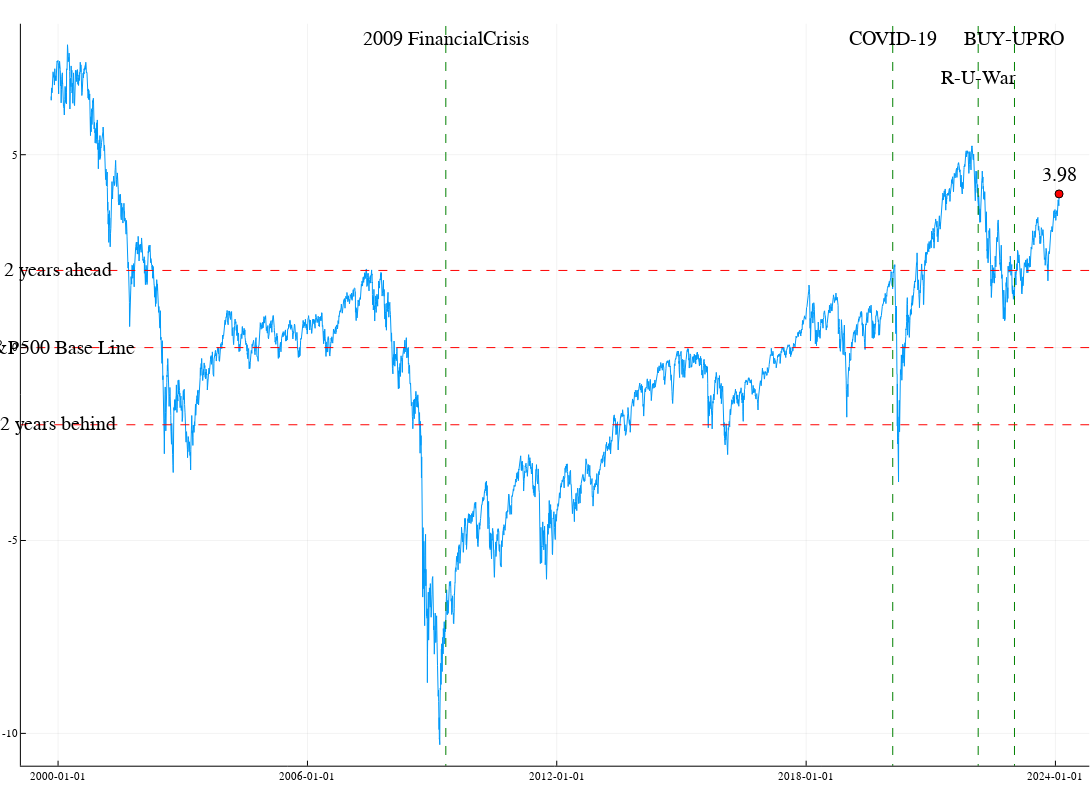

Notebook cell for this chart:
### Code cell
latest_plot = plot(data.timestamp, data.year_adjusted_log_close, label=false, size=(1600,800))

# Add special events to the plot
add_event("2009-05-01", "2009\nFinancialCrisis", 8)
add_event("2020-02-01", "COVID-19", 8)
add_event("2022-02-21", "R-U-War", 7)
add_event("2023-01-06", "BUY-UPRO", 8)

# Add lines represent how many years the price is ahead or behind
date_annotate = Date("2000-01-01", "yyyy-mm-dd")
hline!([0], label=false, color=:red, linestyle=:dash)
annotate!(date_annotate, 0, text("S&P500 Base Line"))
hline!([2], label=false, color=:red, linestyle=:dash)
annotate!(date_annotate, 2, text("2 years ahead"))
hline!([-2], label=false, color=:red, linestyle=:dash)
annotate!(date_annotate, -2, text("2 years behind"))

# Add current price position with rounded year value
scatter!([data.timestamp[1]], [data.year_adjusted_log_close[1]], label=false, color=:red, markershape=:circle)
annotate!(data.timestamp[1], data.year_adjusted_log_close[1]+0.5, text("$(round(data.year_adjusted_log_close[1], digits=2))"))

# Save plot to file before display
file_name = "results/"*Dates.format(now(), "yyyy-mm-dd")*".png"
isfile(file_name) && rm(file_name)
savefig(latest_plot, file_name);

display(latest_plot)

### Figure 1 — Plotly figure (JSON) as saved in the notebook; plotly's stock layout.template omitted (floating-point values rounded to 4 significant figures; data arrays with more than 128 entries replaced by an {"elided": "..."} marker saying what was removed)
{"data": [{"colorbar": {"len": 0.9763, "title": "", "x": 0.9975, "y": 0.5069}, "legendgroup": "", "line": {"color": "rgba(0, 154, 250, 1.000)", "dash": "solid", "shape": "linear", "width": 1}, "mode": "lines", "name": "", "showlegend": false, "type": "scatter", "x": {"elided": "6103 int values"}, "xaxis": "x", "y": {"elided": "6103 float values"}, "yaxis": "y"}, {"colorbar": {"len": 0.9763, "title": "", "x": 0.9975, "y": 0.5069}, "legendgroup": "", "line": {"color": "rgba(0, 128, 0, 1.000)", "dash": "dash", "shape": "linear", "width": 1}, "mode": "lines", "name": "", "showlegend": false, "type": "scatter", "x": [733528, 733528], "xaxis": "x", "y": [-1934.0, 1932.0], "yaxis": "y"}, {"colorbar": {"len": 0.9763, "title": "", "x": 0.9975, "y": 0.5069}, "legendgroup": "", "line": {"color": "rgba(0, 128, 0, 1.000)", "dash": "dash", "shape": "linear", "width": 1}, "mode": "lines", "name": "", "showlegend": false, "type": "scatter", "x": [737456, 737456], "xaxis": "x", "y": [-1934.0, 1932.0], "yaxis": "y"}, {"colorbar": {"len": 0.9763, "title": "", "x": 0.9975, "y": 0.5069}, "legendgroup": "", "line": {"color": "rgba(0, 128, 0, 1.000)", "dash": "dash", "shape": "linear", "width": 1}, "mode": "lines", "name": "", "showlegend": false, "type": "scatter", "x": [738207, 738207], "xaxis": "x", "y": [-1934.0, 1932.0], "yaxis": "y"}, {"colorbar": {"len": 0.9763, "title": "", "x": 0.9975, "y": 0.5069}, "legendgroup": "", "line": {"color": "rgba(0, 128, 0, 1.000)", "dash": "dash", "shape": "linear", "width": 1}, "mode": "lines", "name": "", "showlegend": false, "type": "scatter", "x": [738526, 738526], "xaxis": "x", "y": [-1934.0, 1932.0], "yaxis": "y"}, {"colorbar": {"len": 0.9763, "title": "", "x": 0.9975, "y": 0.5069}, "legendgroup": "", "line": {"color": "rgba(255, 0, 0, 1.000)", "dash": "dash", "shape": "linear", "width": 1}, "mode": "lines", "name": "", "showlegend": false, "type": "scatter", "x": [-209300.0, 1678000.0], "xaxis": "x", "y": [0, 0], "yaxis": "y"}, {"colorbar": {"len": 0.9763, "title": "", "x": 0.9975, "y": 0.5069}, "legendgroup": "", "line": {"color": "rgba(255, 0, 0, 1.000)", "dash": "dash", "shape": "linear", "width": 1}, "mode": "lines", "name": "", "showlegend": false, "type": "scatter", "x": [-209300.0, 1678000.0], "xaxis": "x", "y": [2, 2], "yaxis": "y"}, {"colorbar": {"len": 0.9763, "title": "", "x": 0.9975, "y": 0.5069}, "legendgroup": "", "line": {"color": "rgba(255, 0, 0, 1.000)", "dash": "dash", "shape": "linear", "width": 1}, "mode": "lines", "name": "", "showlegend": false, "type": "scatter", "x": [-209300.0, 1678000.0], "xaxis": "x", "y": [-2, -2], "yaxis": "y"}, {"colorbar": {"len": 0.9763, "title": "", "x": 0.9975, "y": 0.5069}, "legendgroup": "", "marker": {"color": "rgba(255, 0, 0, 1.000)", "line": {"color": "rgba(0, 0, 0, 1.000)", "width": 1}, "size": 8, "symbol": "circle"}, "mode": "markers", "name": "", "showlegend": false, "type": "scatter", "x": [738918], "xaxis": "x", "y": [3.984], "yaxis": "y"}], "layout": {"annotations": [{"font": {"color": "rgba(0, 0, 0, 1.000)", "family": "sans-serif", "size": 20}, "rotation": 0, "showarrow": false, "text": "2009\nFinancialCrisis", "x": 733528, "xanchor": "center", "xref": "x", "y": 8, "yanchor": "middle", "yref": "y"}, {"font": {"color": "rgba(0, 0, 0, 1.000)", "family": "sans-serif", "size": 20}, "rotation": 0, "showarrow": false, "text": "COVID-19", "x": 737456, "xanchor": "center", "xref": "x", "y": 8, "yanchor": "middle", "yref": "y"}, {"font": {"color": "rgba(0, 0, 0, 1.000)", "family": "sans-serif", "size": 20}, "rotation": 0, "showarrow": false, "text": "R-U-War", "x": 738207, "xanchor": "center", "xref": "x", "y": 7, "yanchor": "middle", "yref": "y"}, {"font": {"color": "rgba(0, 0, 0, 1.000)", "family": "sans-serif", "size": 20}, "rotation": 0, "showarrow": false, "text": "BUY-UPRO", "x": 738526, "xanchor": "center", "xref": "x", "y": 8, "yanchor": "middle", "yref": "y"}, {"font": {"color": "rgba(0, 0, 0, 1.000)", "family": "sans-serif", "size": 20}, "rotation": 0, "showarrow": false, "text": "S&P500 Base Line", "x": 730120, "xanchor": "center", "xref": "x", "y": 0, "yanchor": "middle", "yref": "y"}, {"font": {"color": "rgba(0, 0, 0, 1.000)", "family": "sans-serif", "size": 20}, "rotation": 0, "showarrow": false, "text": "2 years ahead", "x": 730120, "xanchor": "center", "xref": "x", "y": 2, "yanchor": "middle", "yref": "y"}, {"font": {"color": "rgba(0, 0, 0, 1.000)", "family": "sans-serif", "size": 20}, "rotation": 0, "showarrow": false, "text": "2 years behind", "x": 730120, "xanchor": "center", "xref": "x", "y": -2, "yanchor": "middle", "yref": "y"}, {"font": {"color": "rgba(0, 0, 0, 1.000)", "family": "sans-serif", "size": 20}, "rotation": 0, "showarrow": false, "text": "3.98", "x": 738918, "xanchor": "center", "xref": "x", "y": 4.484, "yanchor": "middle", "yref": "y"}], "height": 800, "legend": {"bgcolor": "rgba(255, 255, 255, 1.000)", "bordercolor": "rgba(0, 0, 0, 1.000)", "borderwidth": 1, "font": {"color": "rgba(0, 0, 0, 1.000)", "family": "sans-serif", "size": 11}, "title": {"font": {"color": "rgba(0, 0, 0, 1.000)", "family": "sans-serif", "size": 15}, "text": ""}, "tracegroupgap": 0, "traceorder": "normal", "x": 1, "xanchor": "auto", "y": 1, "yanchor": "auto"}, "margin": {"b": 20, "l": 0, "r": 0, "t": 20}, "paper_bgcolor": "rgba(255, 255, 255, 1.000)", "plot_bgcolor": "rgba(255, 255, 255, 1.000)", "showlegend": true, "width": 1600, "xaxis": {"anchor": "y", "domain": [0.01913, 0.9975], "gridcolor": "rgba(0, 0, 0, 0.100)", "gridwidth": 0.5, "linecolor": "rgba(0, 0, 0, 1.000)", "mirror": false, "range": [729800.0, 739200.0], "showgrid": true, "showline": true, "showticklabels": true, "tickangle": 0, "tickcolor": "rgb(0, 0, 0)", "tickfont": {"color": "rgba(0, 0, 0, 1.000)", "family": "sans-serif", "size": 11}, "tickmode": "array", "ticks": "inside", "ticktext": ["2000-01-01", "2006-01-01", "2012-01-01", "2018-01-01", "2024-01-01"], "tickvals": [730120, 732312, 734503, 736695, 738886], "title": "", "titlefont": {"color": "rgba(0, 0, 0, 1.000)", "family": "sans-serif", "size": 15}, "type": "-", "visible": true, "zeroline": false, "zerolinecolor": "rgba(0, 0, 0, 1.000)"}, "yaxis": {"anchor": "x", "domain": [0.01881, 0.9951], "gridcolor": "rgba(0, 0, 0, 0.100)", "gridwidth": 0.5, "linecolor": "rgba(0, 0, 0, 1.000)", "mirror": false, "range": [-10.84, 8.395], "showgrid": true, "showline": true, "showticklabels": true, "tickangle": 0, "tickcolor": "rgb(0, 0, 0)", "tickfont": {"color": "rgba(0, 0, 0, 1.000)", "family": "sans-serif", "size": 11}, "tickmode": "array", "ticks": "inside", "ticktext": ["-10", "-5", "0", "5"], "tickvals": [-10, -5, 0, 5], "title": "", "titlefont": {"color": "rgba(0, 0, 0, 1.000)", "family": "sans-serif", "size": 15}, "type": "-", "visible": true, "zeroline": false, "zerolinecolor": "rgba(0, 0, 0, 1.000)"}}}
